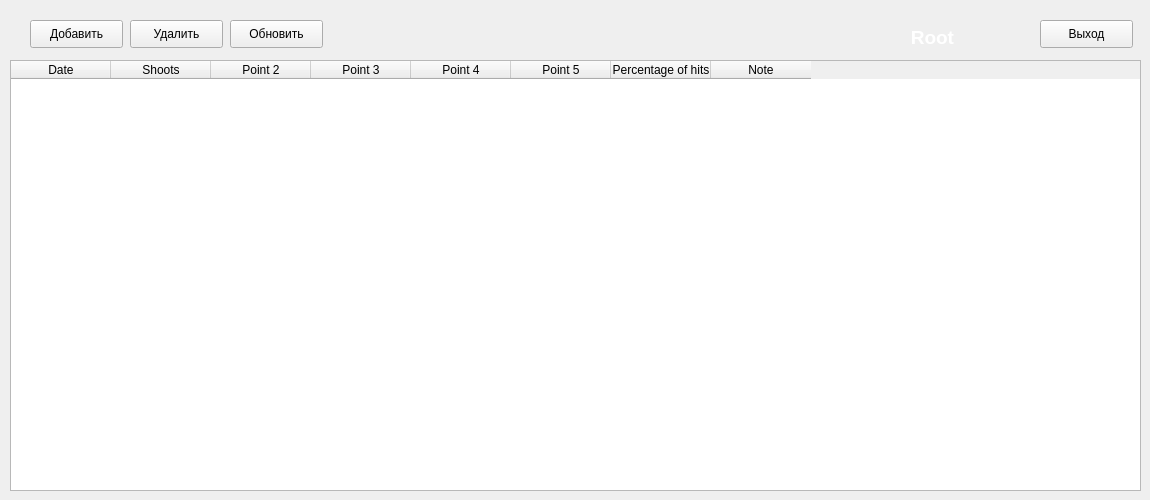
<?xml version="1.0" encoding="UTF-8"?>
<ui version="4.0">
 <class>Database</class>
 <widget class="QMainWindow" name="Database">
  <property name="geometry">
   <rect>
    <x>0</x>
    <y>0</y>
    <width>1150</width>
    <height>500</height>
   </rect>
  </property>
  <property name="windowTitle">
   <string>MainWindow</string>
  </property>
  <widget class="QWidget" name="centralwidget">
   <widget class="QTableWidget" name="table">
    <property name="geometry">
     <rect>
      <x>10</x>
      <y>60</y>
      <width>1131</width>
      <height>431</height>
     </rect>
    </property>
    <property name="palette">
     <palette>
      <active>
       <colorrole role="Light">
        <brush brushstyle="SolidPattern">
         <color alpha="255">
          <red>85</red>
          <green>170</green>
          <blue>255</blue>
         </color>
        </brush>
       </colorrole>
      </active>
      <inactive>
       <colorrole role="Light">
        <brush brushstyle="SolidPattern">
         <color alpha="255">
          <red>85</red>
          <green>170</green>
          <blue>255</blue>
         </color>
        </brush>
       </colorrole>
      </inactive>
      <disabled>
       <colorrole role="Light">
        <brush brushstyle="SolidPattern">
         <color alpha="255">
          <red>85</red>
          <green>170</green>
          <blue>255</blue>
         </color>
        </brush>
       </colorrole>
      </disabled>
     </palette>
    </property>
    <column>
     <property name="text">
      <string>Date</string>
     </property>
    </column>
    <column>
     <property name="text">
      <string>Shoots</string>
     </property>
    </column>
    <column>
     <property name="text">
      <string>Point 2</string>
     </property>
    </column>
    <column>
     <property name="text">
      <string>Point 3</string>
     </property>
    </column>
    <column>
     <property name="text">
      <string>Point 4</string>
     </property>
    </column>
    <column>
     <property name="text">
      <string>Point 5</string>
     </property>
    </column>
    <column>
     <property name="text">
      <string>Percentage of hits</string>
     </property>
    </column>
    <column>
     <property name="text">
      <string>Note</string>
     </property>
    </column>
   </widget>
   <widget class="QPushButton" name="add">
    <property name="geometry">
     <rect>
      <x>30</x>
      <y>20</y>
      <width>93</width>
      <height>28</height>
     </rect>
    </property>
    <property name="text">
     <string>Добавить</string>
    </property>
   </widget>
   <widget class="QPushButton" name="exit">
    <property name="geometry">
     <rect>
      <x>1040</x>
      <y>20</y>
      <width>93</width>
      <height>28</height>
     </rect>
    </property>
    <property name="text">
     <string>Выход</string>
    </property>
   </widget>
   <widget class="QLabel" name="user">
    <property name="geometry">
     <rect>
      <x>754</x>
      <y>25</y>
      <width>200</width>
      <height>25</height>
     </rect>
    </property>
    <property name="palette">
     <palette>
      <active>
       <colorrole role="WindowText">
        <brush brushstyle="SolidPattern">
         <color alpha="255">
          <red>255</red>
          <green>255</green>
          <blue>255</blue>
         </color>
        </brush>
       </colorrole>
      </active>
      <inactive>
       <colorrole role="WindowText">
        <brush brushstyle="SolidPattern">
         <color alpha="255">
          <red>255</red>
          <green>255</green>
          <blue>255</blue>
         </color>
        </brush>
       </colorrole>
      </inactive>
      <disabled>
       <colorrole role="WindowText">
        <brush brushstyle="SolidPattern">
         <color alpha="255">
          <red>120</red>
          <green>120</green>
          <blue>120</blue>
         </color>
        </brush>
       </colorrole>
      </disabled>
     </palette>
    </property>
    <property name="font">
     <font>
      <pointsize>14</pointsize>
      <weight>75</weight>
      <italic>false</italic>
      <bold>true</bold>
      <kerning>false</kerning>
     </font>
    </property>
    <property name="text">
     <string>Root</string>
    </property>
    <property name="alignment">
     <set>Qt::AlignRight|Qt::AlignTrailing|Qt::AlignVCenter</set>
    </property>
   </widget>
   <widget class="QPushButton" name="update">
    <property name="geometry">
     <rect>
      <x>230</x>
      <y>20</y>
      <width>93</width>
      <height>28</height>
     </rect>
    </property>
    <property name="text">
     <string>Обновить</string>
    </property>
   </widget>
   <widget class="QPushButton" name="delete_2">
    <property name="geometry">
     <rect>
      <x>130</x>
      <y>20</y>
      <width>93</width>
      <height>28</height>
     </rect>
    </property>
    <property name="text">
     <string>Удалить</string>
    </property>
   </widget>
   <widget class="QLabel" name="label">
    <property name="geometry">
     <rect>
      <x>0</x>
      <y>0</y>
      <width>1150</width>
      <height>500</height>
     </rect>
    </property>
    <property name="text">
     <string/>
    </property>
    <property name="pixmap">
     <pixmap>images/background.jpg</pixmap>
    </property>
    <property name="scaledContents">
     <bool>true</bool>
    </property>
    <property name="margin">
     <number>-150</number>
    </property>
   </widget>
   <zorder>label</zorder>
   <zorder>table</zorder>
   <zorder>add</zorder>
   <zorder>exit</zorder>
   <zorder>user</zorder>
   <zorder>update</zorder>
   <zorder>delete_2</zorder>
  </widget>
 </widget>
 <resources/>
 <connections/>
</ui>
